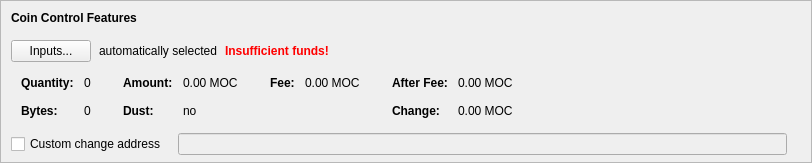
    <widget class="QFrame" name="frameCoinControl">
     <property name="sizePolicy">
      <sizepolicy hsizetype="Expanding" vsizetype="Expanding">
       <horstretch>0</horstretch>
       <verstretch>0</verstretch>
      </sizepolicy>
     </property>
     <property name="maximumSize">
      <size>
       <width>16777215</width>
       <height>16777215</height>
      </size>
     </property>
     <property name="frameShape">
      <enum>QFrame::StyledPanel</enum>
     </property>
     <property name="frameShadow">
      <enum>QFrame::Sunken</enum>
     </property>
     <layout class="QVBoxLayout" name="verticalLayoutCoinControl2">
      <property name="spacing">
       <number>0</number>
      </property>
      <property name="leftMargin">
       <number>0</number>
      </property>
      <property name="topMargin">
       <number>0</number>
      </property>
      <property name="rightMargin">
       <number>0</number>
      </property>
      <property name="bottomMargin">
       <number>6</number>
      </property>
      <item>
       <layout class="QVBoxLayout" name="verticalLayoutCoinControl" stretch="0,0,0,0,1">
        <property name="spacing">
         <number>0</number>
        </property>
        <property name="leftMargin">
         <number>10</number>
        </property>
        <property name="topMargin">
         <number>10</number>
        </property>
        <item>
         <layout class="QHBoxLayout" name="horizontalLayoutCoinControl1">
          <property name="bottomMargin">
           <number>15</number>
          </property>
          <item>
           <widget class="QLabel" name="labelCoinControlFeatures">
            <property name="sizePolicy">
             <sizepolicy hsizetype="Preferred" vsizetype="Maximum">
              <horstretch>0</horstretch>
              <verstretch>0</verstretch>
             </sizepolicy>
            </property>
            <property name="font">
             <font>
              <weight>75</weight>
              <bold>true</bold>
             </font>
            </property>
            <property name="styleSheet">
             <string notr="true">font-weight:bold;</string>
            </property>
            <property name="text">
             <string>Coin Control Features</string>
            </property>
           </widget>
          </item>
         </layout>
        </item>
        <item>
         <layout class="QHBoxLayout" name="horizontalLayoutCoinControl2" stretch="0,0,0,0">
          <property name="spacing">
           <number>8</number>
          </property>
          <property name="bottomMargin">
           <number>10</number>
          </property>
          <item>
           <widget class="QPushButton" name="pushButtonCoinControl">
            <property name="styleSheet">
             <string notr="true"/>
            </property>
            <property name="text">
             <string>Inputs...</string>
            </property>
            <property name="autoDefault">
             <bool>false</bool>
            </property>
           </widget>
          </item>
          <item>
           <widget class="QLabel" name="labelCoinControlAutomaticallySelected">
            <property name="text">
             <string>automatically selected</string>
            </property>
            <property name="margin">
             <number>5</number>
            </property>
           </widget>
          </item>
          <item>
           <widget class="QLabel" name="labelCoinControlInsuffFunds">
            <property name="font">
             <font>
              <weight>75</weight>
              <bold>true</bold>
             </font>
            </property>
            <property name="styleSheet">
             <string notr="true">color:red;font-weight:bold;</string>
            </property>
            <property name="text">
             <string>Insufficient funds!</string>
            </property>
            <property name="margin">
             <number>5</number>
            </property>
           </widget>
          </item>
          <item>
           <spacer name="horizontalSpacerCoinControl">
            <property name="orientation">
             <enum>Qt::Horizontal</enum>
            </property>
            <property name="sizeHint" stdset="0">
             <size>
              <width>40</width>
              <height>1</height>
             </size>
            </property>
           </spacer>
          </item>
         </layout>
        </item>
        <item>
         <widget class="QWidget" name="widgetCoinControl" native="true">
          <property name="sizePolicy">
           <sizepolicy hsizetype="Preferred" vsizetype="Preferred">
            <horstretch>0</horstretch>
            <verstretch>0</verstretch>
           </sizepolicy>
          </property>
          <property name="minimumSize">
           <size>
            <width>0</width>
            <height>0</height>
           </size>
          </property>
          <property name="styleSheet">
           <string notr="true"/>
          </property>
          <layout class="QHBoxLayout" name="horizontalLayoutCoinControl5">
           <property name="leftMargin">
            <number>0</number>
           </property>
           <property name="topMargin">
            <number>0</number>
           </property>
           <property name="rightMargin">
            <number>0</number>
           </property>
           <property name="bottomMargin">
            <number>0</number>
           </property>
           <item>
            <layout class="QHBoxLayout" name="horizontalLayoutCoinControl3" stretch="0,0,0,1">
             <property name="spacing">
              <number>20</number>
             </property>
             <property name="topMargin">
              <number>0</number>
             </property>
             <property name="bottomMargin">
              <number>10</number>
             </property>
             <item>
              <layout class="QFormLayout" name="formLayoutCoinControl1">
               <property name="horizontalSpacing">
                <number>10</number>
               </property>
               <property name="verticalSpacing">
                <number>14</number>
               </property>
               <property name="leftMargin">
                <number>10</number>
               </property>
               <property name="topMargin">
                <number>4</number>
               </property>
               <property name="rightMargin">
                <number>6</number>
               </property>
               <item row="0" column="0">
                <widget class="QLabel" name="labelCoinControlQuantityText">
                 <property name="font">
                  <font>
                   <weight>75</weight>
                   <bold>true</bold>
                  </font>
                 </property>
                 <property name="text">
                  <string>Quantity:</string>
                 </property>
                 <property name="margin">
                  <number>0</number>
                 </property>
                </widget>
               </item>
               <item row="0" column="1">
                <widget class="QLabel" name="labelCoinControlQuantity">
                 <property name="cursor">
                  <cursorShape>IBeamCursor</cursorShape>
                 </property>
                 <property name="contextMenuPolicy">
                  <enum>Qt::ActionsContextMenu</enum>
                 </property>
                 <property name="text">
                  <string notr="true">0</string>
                 </property>
                 <property name="margin">
                  <number>0</number>
                 </property>
                 <property name="textInteractionFlags">
                  <set>Qt::LinksAccessibleByMouse|Qt::TextSelectableByKeyboard|Qt::TextSelectableByMouse</set>
                 </property>
                </widget>
               </item>
               <item row="1" column="0">
                <widget class="QLabel" name="labelCoinControlBytesText">
                 <property name="font">
                  <font>
                   <weight>75</weight>
                   <bold>true</bold>
                  </font>
                 </property>
                 <property name="text">
                  <string>Bytes:</string>
                 </property>
                </widget>
               </item>
               <item row="1" column="1">
                <widget class="QLabel" name="labelCoinControlBytes">
                 <property name="cursor">
                  <cursorShape>IBeamCursor</cursorShape>
                 </property>
                 <property name="contextMenuPolicy">
                  <enum>Qt::ActionsContextMenu</enum>
                 </property>
                 <property name="text">
                  <string notr="true">0</string>
                 </property>
                 <property name="textInteractionFlags">
                  <set>Qt::LinksAccessibleByMouse|Qt::TextSelectableByKeyboard|Qt::TextSelectableByMouse</set>
                 </property>
                </widget>
               </item>
              </layout>
             </item>
             <item>
              <layout class="QFormLayout" name="formLayoutCoinControl2">
               <property name="horizontalSpacing">
                <number>10</number>
               </property>
               <property name="verticalSpacing">
                <number>14</number>
               </property>
               <property name="leftMargin">
                <number>6</number>
               </property>
               <property name="topMargin">
                <number>4</number>
               </property>
               <property name="rightMargin">
                <number>6</number>
               </property>
               <item row="0" column="0">
                <widget class="QLabel" name="labelCoinControlAmountText">
                 <property name="font">
                  <font>
                   <weight>75</weight>
                   <bold>true</bold>
                  </font>
                 </property>
                 <property name="text">
                  <string>Amount:</string>
                 </property>
                 <property name="margin">
                  <number>0</number>
                 </property>
                </widget>
               </item>
               <item row="0" column="1">
                <widget class="QLabel" name="labelCoinControlAmount">
                 <property name="cursor">
                  <cursorShape>IBeamCursor</cursorShape>
                 </property>
                 <property name="contextMenuPolicy">
                  <enum>Qt::ActionsContextMenu</enum>
                 </property>
                 <property name="text">
                  <string notr="true">0.00 MOC</string>
                 </property>
                 <property name="textInteractionFlags">
                  <set>Qt::LinksAccessibleByMouse|Qt::TextSelectableByKeyboard|Qt::TextSelectableByMouse</set>
                 </property>
                </widget>
               </item>
               <item row="1" column="0">
                <widget class="QLabel" name="labelCoinControlLowOutputText">
                 <property name="font">
                  <font>
                   <weight>75</weight>
                   <bold>true</bold>
                  </font>
                 </property>
                 <property name="text">
                  <string>Dust:</string>
                 </property>
                </widget>
               </item>
               <item row="1" column="1">
                <widget class="QLabel" name="labelCoinControlLowOutput">
                 <property name="cursor">
                  <cursorShape>IBeamCursor</cursorShape>
                 </property>
                 <property name="contextMenuPolicy">
                  <enum>Qt::ActionsContextMenu</enum>
                 </property>
                 <property name="text">
                  <string notr="true">no</string>
                 </property>
                 <property name="textInteractionFlags">
                  <set>Qt::LinksAccessibleByMouse|Qt::TextSelectableByKeyboard|Qt::TextSelectableByMouse</set>
                 </property>
                </widget>
               </item>
              </layout>
             </item>
             <item>
              <layout class="QFormLayout" name="formLayoutCoinControl3">
               <property name="horizontalSpacing">
                <number>10</number>
               </property>
               <property name="verticalSpacing">
                <number>14</number>
               </property>
               <property name="leftMargin">
                <number>6</number>
               </property>
               <property name="topMargin">
                <number>4</number>
               </property>
               <property name="rightMargin">
                <number>6</number>
               </property>
               <item row="0" column="0">
                <widget class="QLabel" name="labelCoinControlFeeText">
                 <property name="font">
                  <font>
                   <weight>75</weight>
                   <bold>true</bold>
                  </font>
                 </property>
                 <property name="text">
                  <string>Fee:</string>
                 </property>
                 <property name="margin">
                  <number>0</number>
                 </property>
                </widget>
               </item>
               <item row="0" column="1">
                <widget class="QLabel" name="labelCoinControlFee">
                 <property name="cursor">
                  <cursorShape>IBeamCursor</cursorShape>
                 </property>
                 <property name="contextMenuPolicy">
                  <enum>Qt::ActionsContextMenu</enum>
                 </property>
                 <property name="text">
                  <string notr="true">0.00 MOC</string>
                 </property>
                 <property name="textInteractionFlags">
                  <set>Qt::LinksAccessibleByMouse|Qt::TextSelectableByKeyboard|Qt::TextSelectableByMouse</set>
                 </property>
                </widget>
               </item>
             </layout>
             </item>
             <item>
              <layout class="QFormLayout" name="formLayoutCoinControl4">
               <property name="horizontalSpacing">
                <number>10</number>
               </property>
               <property name="verticalSpacing">
                <number>14</number>
               </property>
               <property name="leftMargin">
                <number>6</number>
               </property>
               <property name="topMargin">
                <number>4</number>
               </property>
               <property name="rightMargin">
                <number>6</number>
               </property>
               <item row="0" column="0">
                <widget class="QLabel" name="labelCoinControlAfterFeeText">
                 <property name="font">
                  <font>
                   <weight>75</weight>
                   <bold>true</bold>
                  </font>
                 </property>
                 <property name="text">
                  <string>After Fee:</string>
                 </property>
                 <property name="margin">
                  <number>0</number>
                 </property>
                </widget>
               </item>
               <item row="0" column="1">
                <widget class="QLabel" name="labelCoinControlAfterFee">
                 <property name="cursor">
                  <cursorShape>IBeamCursor</cursorShape>
                 </property>
                 <property name="contextMenuPolicy">
                  <enum>Qt::ActionsContextMenu</enum>
                 </property>
                 <property name="text">
                  <string notr="true">0.00 MOC</string>
                 </property>
                 <property name="textInteractionFlags">
                  <set>Qt::LinksAccessibleByMouse|Qt::TextSelectableByKeyboard|Qt::TextSelectableByMouse</set>
                 </property>
                </widget>
               </item>
               <item row="1" column="0">
                <widget class="QLabel" name="labelCoinControlChangeText">
                 <property name="font">
                  <font>
                   <weight>75</weight>
                   <bold>true</bold>
                  </font>
                 </property>
                 <property name="text">
                  <string>Change:</string>
                 </property>
                </widget>
               </item>
               <item row="1" column="1">
                <widget class="QLabel" name="labelCoinControlChange">
                 <property name="cursor">
                  <cursorShape>IBeamCursor</cursorShape>
                 </property>
                 <property name="contextMenuPolicy">
                  <enum>Qt::ActionsContextMenu</enum>
                 </property>
                 <property name="text">
                  <string notr="true">0.00 MOC</string>
                 </property>
                 <property name="textInteractionFlags">
                  <set>Qt::LinksAccessibleByMouse|Qt::TextSelectableByKeyboard|Qt::TextSelectableByMouse</set>
                 </property>
                </widget>
               </item>
              </layout>
             </item>
            </layout>
           </item>
          </layout>
         </widget>
        </item>
        <item>
         <layout class="QHBoxLayout" name="horizontalLayoutCoinControl4" stretch="0,0,0">
          <property name="spacing">
           <number>12</number>
          </property>
          <property name="sizeConstraint">
           <enum>QLayout::SetDefaultConstraint</enum>
          </property>
          <property name="topMargin">
           <number>5</number>
          </property>
          <property name="rightMargin">
           <number>5</number>
          </property>
          <item>
           <widget class="QCheckBox" name="checkBoxCoinControlChange">
            <property name="toolTip">
             <string>If this is activated, but the change address is empty or invalid, change will be sent to a newly generated address.</string>
            </property>
            <property name="text">
             <string>Custom change address</string>
            </property>
           </widget>
          </item>
          <item>
           <widget class="QValidatedLineEdit" name="lineEditCoinControlChange">
            <property name="enabled">
             <bool>false</bool>
            </property>
            <property name="sizePolicy">
             <sizepolicy hsizetype="Expanding" vsizetype="Fixed">
              <horstretch>0</horstretch>
              <verstretch>0</verstretch>
             </sizepolicy>
            </property>
           </widget>
          </item>
          <item>
           <widget class="QLabel" name="labelCoinControlChangeLabel">
            <property name="sizePolicy">
             <sizepolicy hsizetype="Preferred" vsizetype="Expanding">
              <horstretch>0</horstretch>
              <verstretch>0</verstretch>
             </sizepolicy>
            </property>
            <property name="minimumSize">
             <size>
              <width>0</width>
              <height>0</height>
             </size>
            </property>
            <property name="text">
             <string/>
            </property>
            <property name="margin">
             <number>3</number>
            </property>
           </widget>
          </item>
         </layout>
        </item>
        <item>
         <spacer name="verticalSpacerCoinControl">
          <property name="orientation">
           <enum>Qt::Vertical</enum>
          </property>
          <property name="sizeHint" stdset="0">
           <size>
            <width>800</width>
            <height>1</height>
           </size>
          </property>
         </spacer>
        </item>
       </layout>
      </item>
     </layout>
    </widget>
